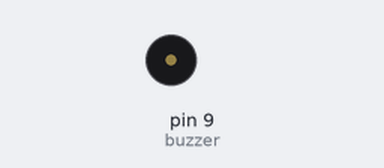
Bench run of a sketch on a simulated Arduino Uno, built with avr-gcc and run on an emulated ATmega328P. Parts: buzzer (waves = sounding).

Above: at 0.5 s.
At 9.5 s:
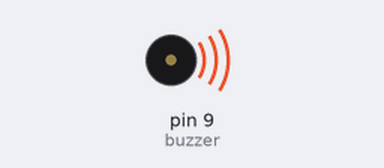
Timing chart, 0 to 12.0 s (numbered marks = the images above):
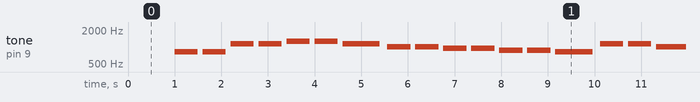

Measured:
- by itself, tone on pin 9 (buzzer): plays 820 Hz for 0.50 s, 820 Hz for 0.50 s, 1136 Hz for 0.50 s, 1136 Hz for 0.50 s, 1275 Hz for 0.50 s, 1275 Hz for 0.50 s … (183 notes in this stretch)

The sketch:

BLKLab_PRJ46_Lam_Ban_Nhac_Don_Gian_Voi_Arduino.ino
```cpp
int buzzer=9;                             // Khai báo chân điều khiển còi
int DO = 820;                             // Khai báo biến và gán giá trị tần số cho các 6 nốt nhạc từ DO - LA
int RE = 880;
int MI = 956;
int FA = 1014;
int SOL = 1136;
int LA = 1275;
int melody[] = {                            //Mảng chứa giai điệu bài hát
  DO, DO, SOL, SOL, LA, LA, SOL,
  FA, FA, MI, MI, RE, RE, DO,
  SOL, SOL, FA,
  MI, MI, RE,
  SOL, SOL, FA,
  MI, MI, RE
};
int noteDurations[] = {                     //Mảng chứa thời gian nghỉ giữa các nốt nhạc
  500, 500, 500, 500, 500, 500, 800,
  500, 500, 500, 500, 500, 500, 800,
  500, 500, 800,
  500, 500, 800,
  500, 500, 800,
  500, 500, 500};


void setup() {
 pinMode(buzzer,OUTPUT);                     //Cài đặt chức năng output cho chân điều khiển còi
}
void loop() {
  delay(1000);                               //Nghỉ 1 giây trước khi bắt đầu bài nhạc và trước khi lặp lại bài nhạc lần tiếp theo
  for(int i=0;i<26;i++){
    tone(buzzer,melody[i],noteDurations[i]); //Dùng vòng "for" để chạy các nốt nhạc
    delay(noteDurations[i]*1.2);             //Dùng vòng "for"để chạy quãng nghỉ sau khi phát nốt nhạc
  }
}
```
